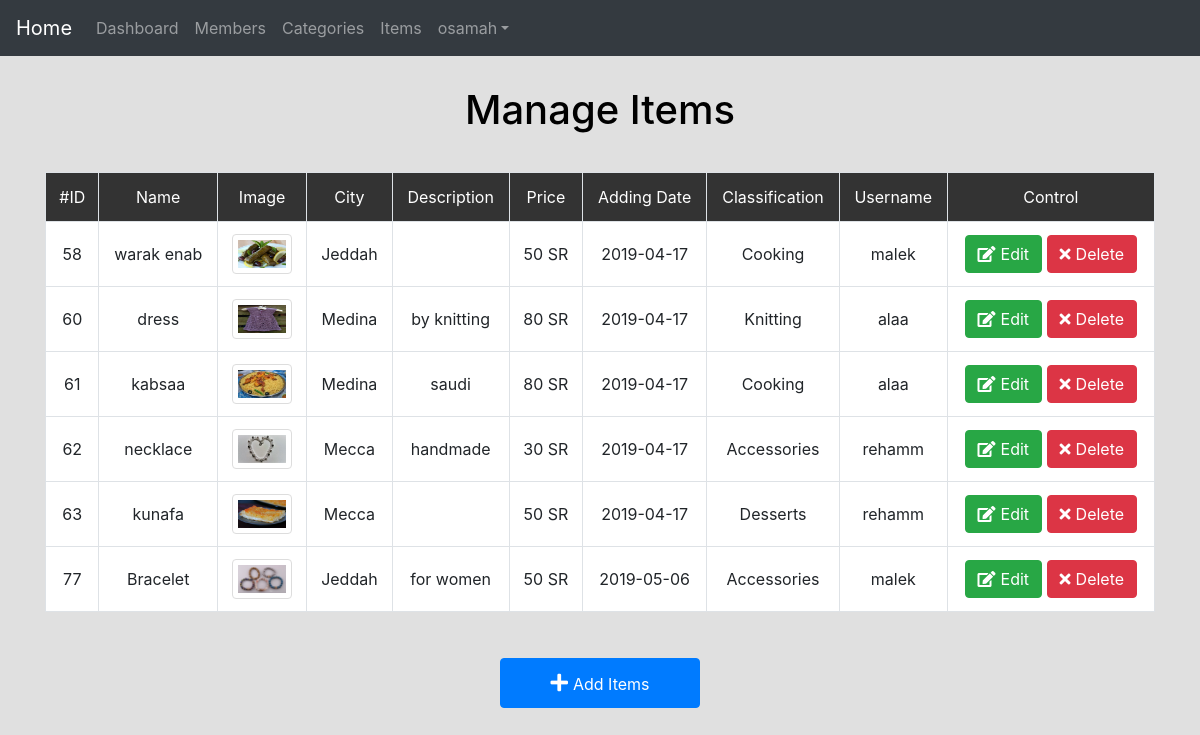
The page /admin/items.php (signed in) on the database its author committed.
### tables this page shows
CREATE TABLE `items` (
  `ID` int(11) NOT NULL,
  `Name` varchar(255) NOT NULL,
  `Description` varchar(255) NOT NULL,
  `Price` int(11) NOT NULL,
  `Date` date NOT NULL,
  `City` varchar(255) NOT NULL,
  `img` varchar(255) NOT NULL,
  `Cat_ID` int(11) NOT NULL,
  `Member_ID` int(11) NOT NULL
);

CREATE TABLE `users` (
  `ID` int(11) NOT NULL,
  `Name` varchar(255) NOT NULL,
  `Email` varchar(255) NOT NULL,
  `Password` varchar(255) NOT NULL,
  `FullName` varchar(255) NOT NULL,
  `Phone` int(11) NOT NULL,
  `Instagram` varchar(255) NOT NULL,
  `GroupID` int(11) NOT NULL DEFAULT '0',
  `City` varchar(255) NOT NULL,
  `Date` date NOT NULL
);

CREATE TABLE `categories` (
  `ID` int(11) NOT NULL,
  `Name` varchar(255) NOT NULL
);

### admin/items.php (the view, shortened to what this page needs)
<?php
if(isset($_SESSION['admin'])){
include 'include.php';
$do='';
if (isset($_GET['do'])){
	$do=$_GET['do'];
} else {
$do='manage'; }
if($do=='manage'){
$select=$connect->prepare("SELECT items.* ,
	categories.Name as Cat_Name ,
	users.Name as User_Name,
	users.City as City_Item
	FROM
	   items
	INNER JOIN
	   categories
	ON
	   categories.ID = items.Cat_ID
	INNER JOIN
	   users
	ON
	   users.ID = items.Member_ID");
$select->execute();
$items=$select->fetchAll();
?>
<h1 class="text-center">Manage Items</h1>
    <div class="container">
        <div class="table-responsive">
            <table class="main-table text-center table table-bordered">
            <tr>
                <td>#ID</td>
                <td>Name</td>
                <td>Image</td>
                <td>City</td>
                <td>Description</td>
                <td>Price</td>
                <td>Adding Date</td>
                <td>Classification</td>
                <td>Username</td>
                <td>Control</td>
            </tr>
<?php
foreach ($items as $item) {
            echo "<tr>";
                echo "<td>" . $item['ID']. "</td>" ;
                echo "<td>" . $item['Name']. "</td>" ;
                echo "<td><img src='upload/".$item['img']."'/></td>" ;
                echo "<td>" . $item['City_Item']. "</td>" ;
                echo "<td>" . $item['Description']. "</td>" ;
                echo "<td>" . $item['Price']." SR" . "</td>" ;
                echo "<td>" . $item['Date']. "</td>" ;
                echo "<td>" . $item['Cat_Name']. "</td>" ;
                echo "<td>" . $item['User_Name']. "</td>" ;
                echo "<td>
                <a href='items.php?do=edit&itemid=".$item['ID']."' class='btn btn-success'><i class='fas fa-edit'></i>Edit</a>
                <a href='items.php?do=delete&itemid=".$item['ID']."' class='confirm btn btn-danger'><i class='fas fa-times'></i>Delete</a>
                </td>";
            echo "<tr>";
    }
echo '</table>';
echo '</div>';
echo '</div>';
echo "<div class='text-center'><a href='items.php?do=add' class='btn btn-primary add'><i class='fas fa-plus edit'></i>Add Items</div></a>";
}
}else{
	header('Location:login.php');
}

### admin/css/backend.css (style rules this page uses)
.text-center { margin-top: 30px; }
img { border: 1px solid #ddd; border-radius: 4px; padding: 5px; width: 150px; height: 150px; }
h1 { color: black; }
.main-table td img { height: 40px; width: 60px; }
.main-table tr:first-child td { background-color: #333; color: white; }
.main-table td { background-color: #fff; vertical-align: middle; }
.fas { padding-right:5px; }
.add { width: 200px; height: 50px; margin-bottom: 30px; }
i.edit { padding-top: 8px; font-size: 20px; }
.add { width: 200px; height: 50px; }

### rows shown on the page
items: ID "58", Name "warak enab", img (picture), Member_ID.City "Jeddah", Price "50", Date "2019-04-17", Cat_ID.Name "Cooking", Member_ID.Name "malek"
items: ID "60", Name "dress", img (picture), Member_ID.City "Medina", Description "by knitting", Price "80", Date "2019-04-17", Cat_ID.Name "Knitting", Member_ID.Name "alaa"
items: ID "61", Name "kabsaa", img (picture), Member_ID.City "Medina", Description "saudi", Price "80", Date "2019-04-17", Cat_ID.Name "Cooking", Member_ID.Name "alaa"
items: ID "62", Name "necklace", img (picture), Member_ID.City "Mecca", Description "handmade", Price "30", Date "2019-04-17", Cat_ID.Name "Accessories", Member_ID.Name "rehamm"
items: ID "63", Name "kunafa", img (picture), Member_ID.City "Mecca", Price "50", Date "2019-04-17", Cat_ID.Name "Desserts", Member_ID.Name "rehamm"
items: ID "77", Name "Bracelet", img (picture), Member_ID.City "Jeddah", Description "for women", Price "50", Date "2019-05-06", Cat_ID.Name "Accessories", Member_ID.Name "malek"

### other values the page prints
$_SESSION['admin'] "osamah"
